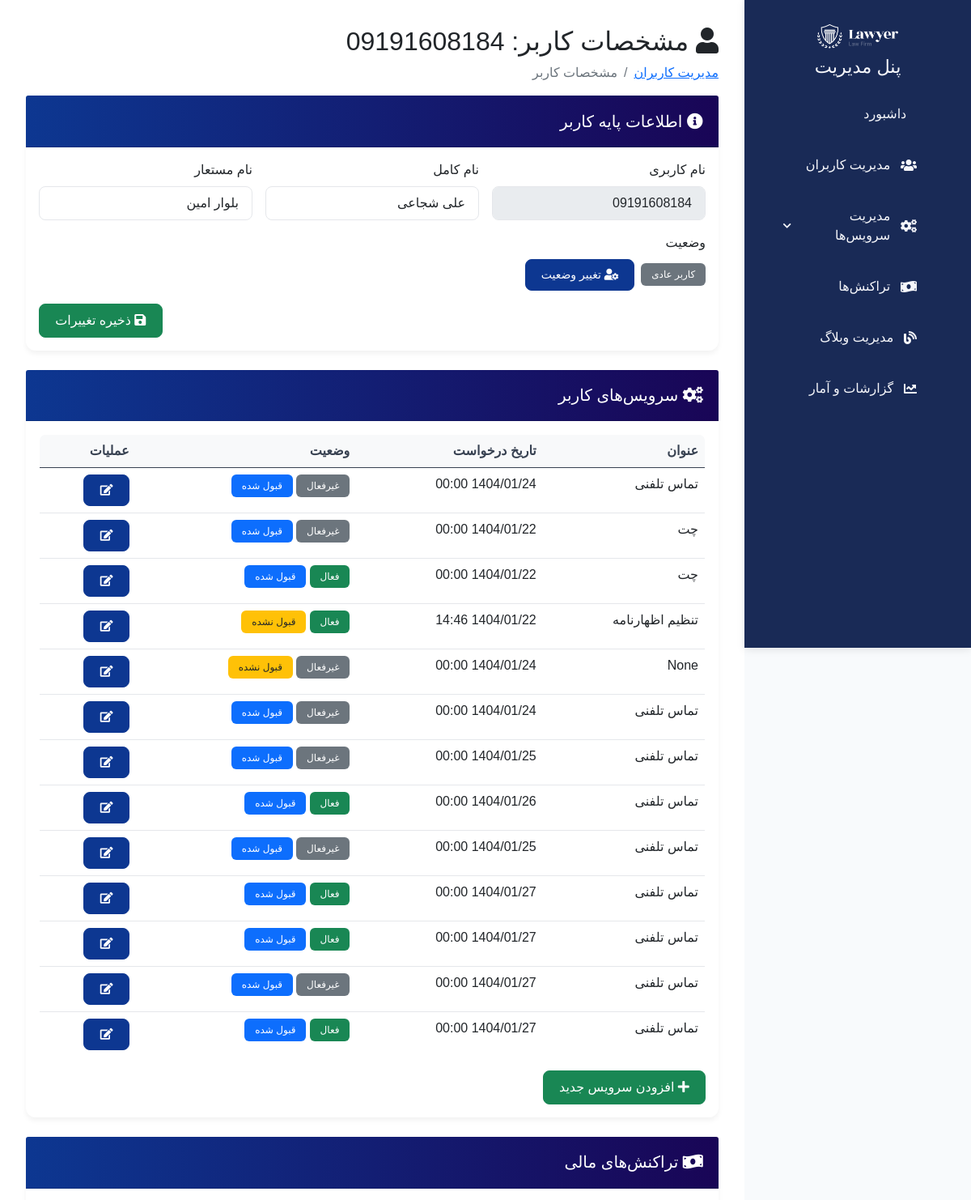
Page /adminpanel/admin-userinfo/10/ (upper part) on the earlier database version.
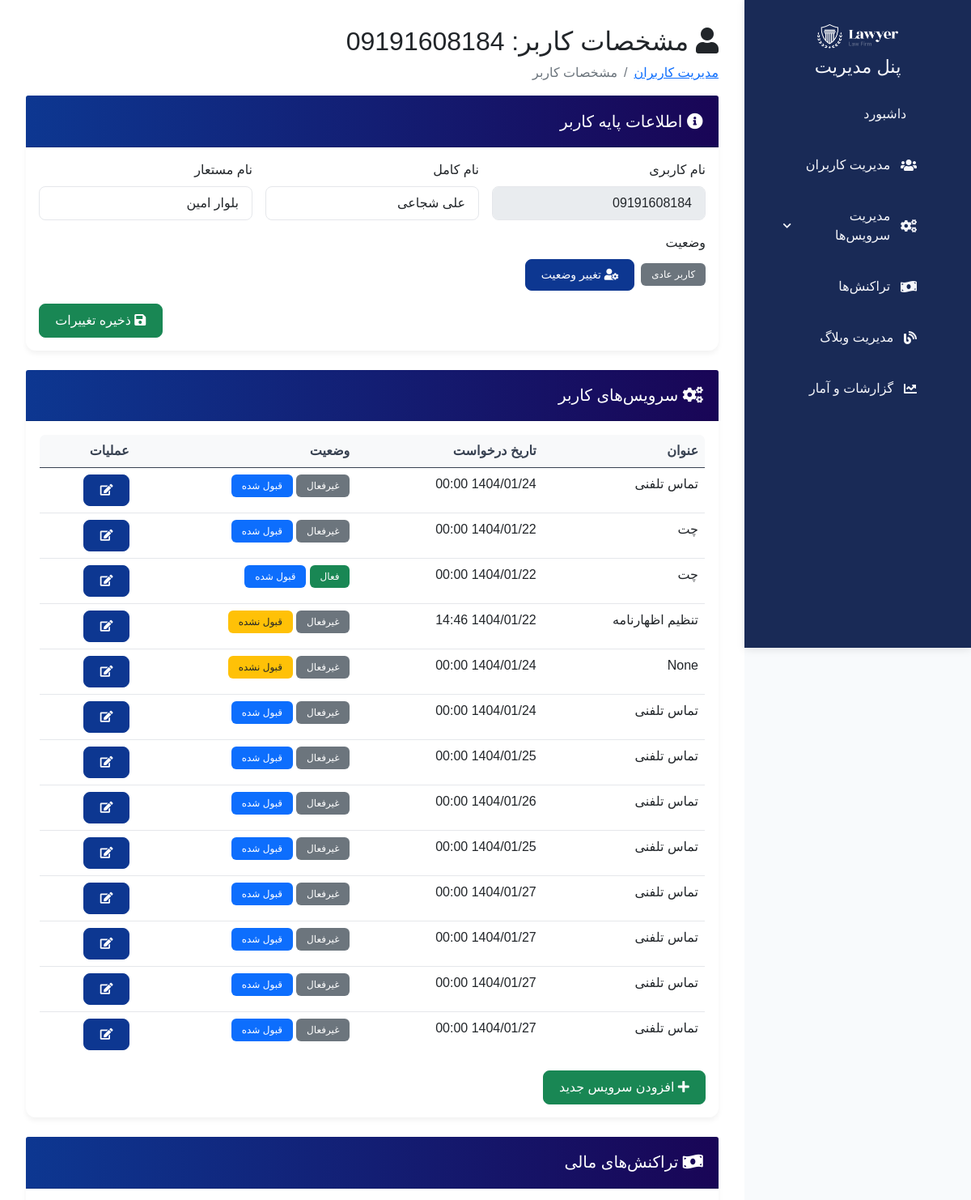
Same page on the later database version.
### service/models.py (models this page shows)
class UserServiceRequest(models.Model):
    user = models.ForeignKey(Client, on_delete=models.CASCADE)
    service = models.ForeignKey(Service, on_delete=models.CASCADE)
    start_date = models.DateTimeField()
    end_date = models.DateTimeField()
    title = models.CharField(max_length=500,null=True,blank=True)
    description = models.TextField(null=True, blank=True)
    is_active = models.BooleanField(default=True)
    is_accepted = models.BooleanField(default=False)
    is_paid = models.BooleanField(default=False)
    attachment = models.FileField(upload_to='service_attachments/', null=True, blank=True,
                                validators=[FileExtensionValidator(allowed_extensions=['jpg', 'jpeg', 'png', 'pdf', 'doc', 'docx','zip'])])  # حداکثر حجم 50 مگابایت

### users/admin/admin_panel.py (the view)
# urls.py: path('admin-userinfo/<int:id>/',admin_userinfo,name='admin_userinfo'),
def admin_userinfo(request,id):
    user = get_object_or_404(Client, id=id)
    services = UserServiceRequest.objects.filter(user=user)
    payments = Payment.objects.filter(user=user)
    context = {
        'user': user,
        'services': services,
        'payments': payments,
    }
    return render(request, 'users/admin_userinfo.html', context)

### users/templates/users/admin_userinfo.html (shortened to what the changed rows need)
<!DOCTYPE html>
<html lang="fa" dir="rtl">
<head>
    <link rel="stylesheet" href="https://cdn.jsdelivr.net/npm/bootstrap@5.0.2/dist/css/bootstrap.rtl.min.css">
    <link rel="stylesheet" href="https://cdnjs.cloudflare.com/ajax/libs/font-awesome/5.15.4/css/all.min.css">
</head>
<body>
    {% load static %}
    <div class="admin-panel">
    {% include "users/admin_sidebar.html" %}
    <div class="main-content">
        <div class="page-header">
            <h2>
                <i class="fas fa-user"></i>
                مشخصات کاربر: {{ user.username }}
            </h2>
        </div>
        <div class="card mb-4">
            <div class="card-body">
                {% if services %}
                <div class="table-responsive">
                    <table class="table table-hover">
                        <thead>
                            <tr>
                                <th>عنوان</th>
                                <th>تاریخ درخواست</th>
                                <th>وضعیت</th>
                                <th>عملیات</th>
                            </tr>
                        </thead>
                        <tbody>
                            {% for service in services %}
                            <tr>
                                <td>{{ service.title }}</td>
                                <td>{{ service.start_date|date:"Y/m/d H:i" }}</td>
                                <td>
                                    {% if service.is_active %}
                                    <span class="badge bg-success">فعال</span>
                                    {% else %}
                                    <span class="badge bg-secondary">غیرفعال</span>
                                    {% endif %}
                                    {% if service.is_accepted %}
                                    <span class="badge bg-primary">قبول شده</span>
                                    {% else %}
                                    <span class="badge bg-warning text-dark">قبول نشده</span>
                                    {% endif %}
                                </td>
                                <td>
                                    <a href="{% url 'admin_userupdate_service' service.id %}" class="btn btn-sm btn-primary">
                                        <i class="fas fa-edit"></i>
                                    </a>
                                </td>
                            </tr>
                            {% endfor %}
                        </tbody>
                    </table>
                </div>
                {% else %}
                <div class="alert alert-info">هیچ سرویسی یافت نشد</div>
                {% endif %}
            </div>
        </div>
    </div>
</body>
</html>

Differences in the rows shown:
changed UserServiceRequest "تنظیم اظهارنامه": is_active "فعال" → "غیرفعال"
changed UserServiceRequest (number 8 of 13 on the later page): is_active "فعال" → "غیرفعال"
changed UserServiceRequest (number 10 of 13 on the later page): is_active "فعال" → "غیرفعال"
changed UserServiceRequest (number 11 of 13 on the later page): is_active "فعال" → "غیرفعال"
changed UserServiceRequest (number 13 of 13 on the later page): is_active "فعال" → "غیرفعال"
